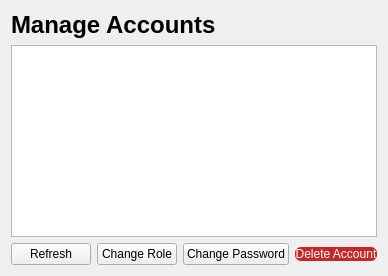
      <widget class="QWidget" name="pageAccounts">
       <layout class="QVBoxLayout" name="accountsLayout">
        <item>
         <widget class="QLabel" name="lblAccounts">
          <property name="text">
           <string>Manage Accounts</string>
          </property>
          <property name="font">
           <font>
            <pointsize>18</pointsize>
            <weight>75</weight>
            <bold>true</bold>
           </font>
          </property>
         </widget>
        </item>
        <item>
         <widget class="QListWidget" name="lstSearchAccount">
          <property name="font">
           <font>
            <pointsize>12</pointsize>
           </font>
          </property>
         </widget>
        </item>
        <item>
         <layout class="QHBoxLayout" name="accountBtnLayout">
          <item>
           <widget class="QPushButton" name="btnSearchAccount">
            <property name="text">
             <string>Refresh</string>
            </property>
           </widget>
          </item>
          <item>
           <widget class="QPushButton" name="btnChangeRole">
            <property name="text">
             <string>Change Role</string>
            </property>
           </widget>
          </item>
          <item>
           <widget class="QPushButton" name="btnChangePassword">
            <property name="text">
             <string>Change Password</string>
            </property>
           </widget>
          </item>
          <item>
           <widget class="QPushButton" name="btnDeleteAccount">
            <property name="text">
             <string>Delete Account</string>
            </property>
            <property name="styleSheet">
             <string notr="true">QPushButton { background-color: #c62828; color: white; border: none; border-radius: 6px; }</string>
            </property>
           </widget>
          </item>
         </layout>
        </item>
       </layout>
      </widget>
